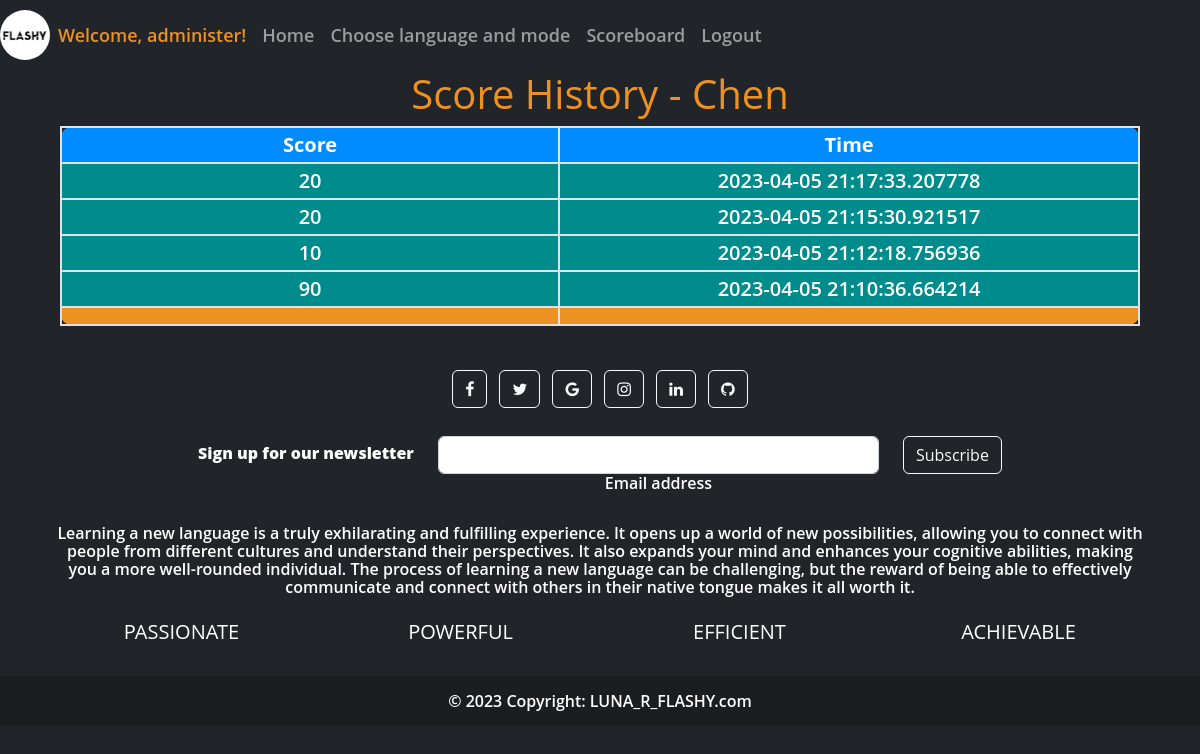
The app's page /scoreboard/look?username=Chen (signed in) with its own data.
### website/models.py (models this page shows, shortened)
class User(db.Model, UserMixin):
    id = db.Column(db.Integer, primary_key=True)
    username = db.Column(db.String(150), unique=True, nullable=False)
    email = db.Column(db.String(150))
    password = db.Column(db.String(150))
    notes= db.relationship('Note')
    scores= db.relationship('Score')

class Score(db.Model):
    id = db.Column(db.Integer, primary_key=True)
    score = db.Column(db.Integer)
    date = db.Column(db.DateTime(timezone=True), default=func.now())
    user_id = db.Column(db.Integer, db.ForeignKey('user.id'))

### website/auth.py (the view)
@auth.route('/scoreboard/look', methods=['GET'])
@login_required
def scoreboard_user():
    all_score = []
    user_looked = User.query.filter_by(username=request.args.get('username')).one()
    all_score = Score.query.filter_by(user_id=user_looked.id).order_by(Score.date.desc()).all()
    return render_template('scoreboard_user.html', user=current_user, user_looked=user_looked, all_score=all_score)

### website/__init__.py (called while the page is built)
def create_app():
    app = Flask(__name__)
    app.config['SECRET_KEY'] = 'sdfa__dskf__ljkj'
    app.config['SQLALCHEMY_DATABASE_URI'] = f'sqlite:///{DB_NAME}'
    db.init_app(app)
    from .views import views
    from .auth import auth
    app.register_blueprint(views, url_prefix='/')
    app.register_blueprint(auth, url_prefix='/')
    from .models import Note, Score, User
    with app.app_context():
        db.create_all()
    login_manager = LoginManager()
    login_manager.login_view = 'auth.login'
    login_manager.init_app(app)
    @login_manager.user_loader
    def load_user(id):
        return User.query.get(int(id))
    return app

### website/templates/scoreboard_user.html (shortened to what this page needs)
{% extends "base.html" %}
{% block content %}
<div class="container-fluid">
    <div class="row mx-auto scoreboard">
        <h1 style="text-align: center;">Score History  - {{user_looked.username}}</h1>
    </div>
    <div class="table-responsive mx-lg-5">
        <table class="table table-dark table-striped table-lg scoreboard-table" >
          <thead>
            <tr>
              <th scope="col" style="border-radius: 10px 0 0 0;">Score</th>
              <th scope="col" style="border-radius: 0 10px 0 0;">Time</th>
            </tr>
          </thead>
          <tbody>
            {% for score in all_score %}
            <tr class="user-row">
                <td class="col-lg-1">{{score.score}}</td>
                <td class="col-lg-1">{{score.date}}</td>
            </tr>
            {% endfor %}
          </tbody>
          <tfoot class="scoreboard-table-footer" >
            <td style="border-radius: 0 0 0 10px;"></td>
            <td style="border-radius: 0 0 10px 0;"></td>
        </tfoot>
        </table>
      </div>
</div>
{% endblock %}

### website/templates/base.html (shortened to what this page needs)
<!DOCTYPE html>
<html>
  <head>
    <link href="https://cdn.jsdelivr.net/npm/bootstrap@5.2.3/dist/css/bootstrap.min.css" rel="stylesheet">
    <link rel="stylesheet" type="text/css" href="{{url_for('static', filename='style.css')}}">
    <link rel="stylesheet" href="https://cdnjs.cloudflare.com/ajax/libs/font-awesome/4.7.0/css/font-awesome.min.css">
  </head>
  <body>
    <nav class="navbar navbar-expand-lg navbar-dark bg-dark" style="height:70px; font-size: 18px; color:white;">
      <div class="collapse navbar-collapse" id="navbarNav">
        <div class="navbar-nav align-items-center" style="height: 100%;">
          {% if user.is_authenticated %}
          <img src="{{ url_for('static', filename='pics/flashy.jpg') }}" alt="Logo" width="50" height="50"  class="rounded-circle" >
          <a class="nav-item nav-link" style="color: rgb(237, 145, 34);">Welcome, {{ user.username }}!</a>
          <a class="nav-item nav-link" id="home" href="/">Home</a>
          <a class="nav-item nav-link" id="choice" href="/choose_lang_mode">Choose language and mode</a>
          <a class="nav-item nav-link" id="scoreboard" href="/scoreboard">Scoreboard</a>
          <a class="nav-item nav-link" id="logout" href="/logout">Logout</a>
          {% else %}
          <img src="{{ url_for('static', filename='pics/flashy.jpg') }}" alt="Logo" width="50" height="50"  class="rounded-circle" >
          <a class="nav-item nav-link" id="home" href="/">Home</a>
          <a class="nav-item nav-link" id="login" href="/login">Login/Sign up</a>
          {% endif %}
        </div>
      </div>
    </nav>
      {% block content %}
      {% endblock%}
    <footer class="bg-dark text-center text-white">
      <div class="container p-4">
        <section class="mb-4">
          <a class="btn btn-outline-light btn-floating m-1" href="#!" role="button"><i class="fa fa-facebook-f"></i></a>
          <a class="btn btn-outline-light btn-floating m-1" href="#!" role="button"><i class="fa fa-twitter"></i></a>
          <a class="btn btn-outline-light btn-floating m-1" href="#!" role="button"><i class="fa fa-google"></i></a>
          <a class="btn btn-outline-light btn-floating m-1" href="#!" role="button"><i class="fa fa-instagram"></i></a>
          <a class="btn btn-outline-light btn-floating m-1" href="#!" role="button"><i class="fa fa-linkedin"></i></a>
          <a class="btn btn-outline-light btn-floating m-1" href="#!" role="button"><i class="fa fa-github"></i></a>
        </section>
        <section class="">
          <form action="">
            <div class="row d-flex justify-content-center">
              <div class="col-auto">
                <p class="pt-2">
                  <strong>Sign up for our newsletter</strong>
                </p>
              </div>
              <div class="col-md-5 col-12">
                <div class="form-outline form-white mb-4">
                  <input type="email" id="form5Example2" class="form-control" />
                  <label class="form-label" for="form5Example2">Email address</label>
                </div>
              </div>
              <div class="col-auto">
                <button type="submit" class="btn btn-outline-light mb-4">Subscribe</button>
              </div>
            </div>
          </form>
        </section>
        <section class="mb-4">
          <p>
            Learning a new language is a truly exhilarating and fulfilling experience. It opens up a world of new possibilities, allowing you to connect with people from different cultures and understand their perspectives. It also expands your mind and enhances your cognitive abilities, making you a more well-rounded individual. The process of learning a new language can be challenging, but the reward of being able to effectively communicate and connect with others in their native tongue makes it all worth it.
          </p>
        </section>
        <section class="">
          <div class="row">
            <div class="col-lg-3 col-md-6 mb-4 mb-md-0"><h5 class="text-uppercase">PASSIONATE</h5></div>
            <div class="col-lg-3 col-md-6 mb-4 mb-md-0"><h5 class="text-uppercase">POWERFUL</h5></div>
            <div class="col-lg-3 col-md-6 mb-4 mb-md-0"><h5 class="text-uppercase">EFFICIENT</h5></div>
            <div class="col-lg-3 col-md-6 mb-4 mb-md-0"><h5 class="text-uppercase">ACHIEVABLE</h5></div>
          </div>
        </section>
      </div>
      <div class="text-center p-3" style="background-color: rgba(0, 0, 0, 0.2);">
        © 2023 Copyright:
        <a class="text-white" href="..">LUNA_R_FLASHY.com</a>
      </div>
    </footer>
  </body>
</html>

### website/static/style.css (style rules this page uses)
body { margin:0; color:#6a6f8c; background: rgb(33, 37, 41); font:600 16px/18px 'Open Sans',sans-serif; }
*,:after,:before { box-sizing:border-box }
a { color:inherit;text-decoration:none }
::placeholder { color: #b3b3b3; }
.note-title,.scoreboard { justify-content: center; align-items: center; }
.note-title,.scoreboard h1 { color: rgb(237, 145, 34); text-align: center; }
.scoreboard-table th { background-color: rgb(237, 145, 34); text-align: center; }
.scoreboard-table td { background-color:#44454e; text-align: center; }
.scoreboard-table-footer td { background-color: rgb(237, 145, 34) !important; }
.user-row td { --bs-table-accent-bg: rgb(0, 140, 140) !important; }
table.table-striped tr:nth-of-type(even) { background-color: #ffffff; }
table.table-striped th, table.table-striped td { border: 2px solid #e0e3e6; padding: 8px; font-size: 20px; text-align: center; vertical-align: text-bottom; }
table.table-striped th { background-color: #008cff; color: #fff; }

### records on screen
User: username "administer"
User: username "Chen"
Score: score "20", date "2023-04-05 21:17:33.207778"
Score: score "20", date "2023-04-05 21:15:30.921517"
Score: score "10", date "2023-04-05 21:12:18.756936"
Score: score "90", date "2023-04-05 21:10:36.664214"
